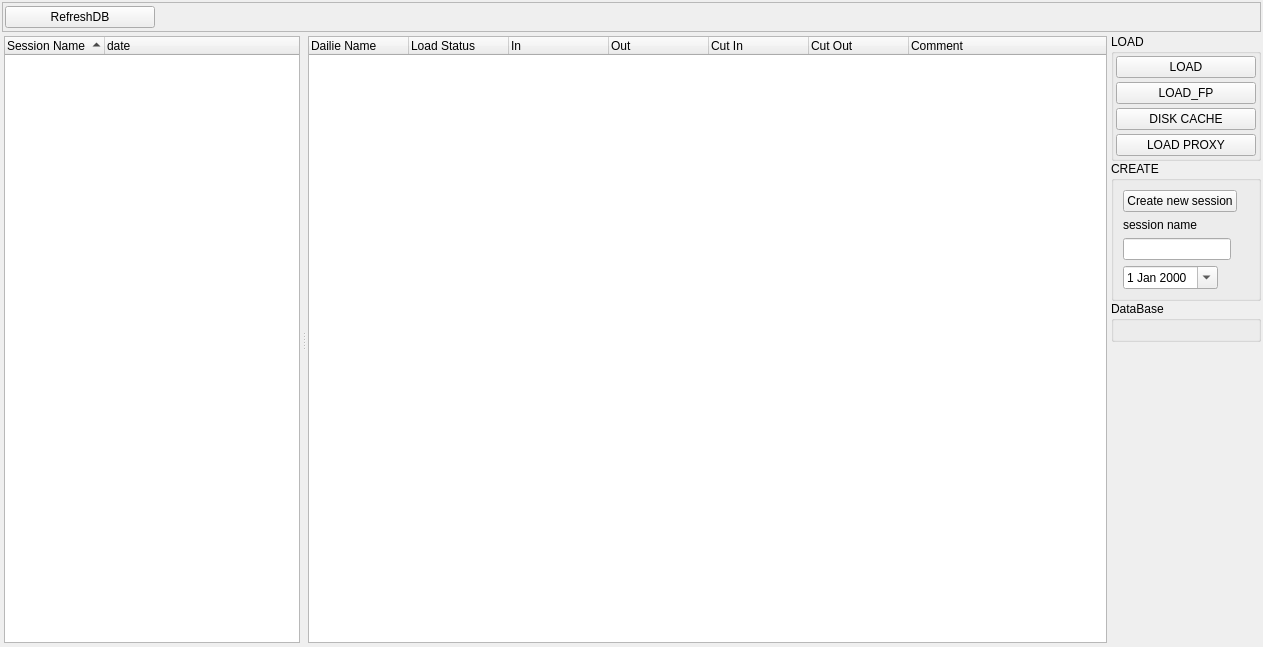
<?xml version="1.0" encoding="UTF-8"?>
<ui version="4.0">
 <class>Form</class>
 <widget class="QWidget" name="Form">
  <property name="geometry">
   <rect>
    <x>0</x>
    <y>0</y>
    <width>1263</width>
    <height>647</height>
   </rect>
  </property>
  <property name="windowTitle">
   <string>Form</string>
  </property>
  <layout class="QVBoxLayout" name="verticalLayout_10">
   <property name="spacing">
    <number>2</number>
   </property>
   <property name="margin">
    <number>2</number>
   </property>
   <item>
    <layout class="QVBoxLayout" name="verticalLayout_7">
     <item>
      <widget class="QFrame" name="frame">
       <property name="maximumSize">
        <size>
         <width>16777215</width>
         <height>30</height>
        </size>
       </property>
       <property name="frameShape">
        <enum>QFrame::StyledPanel</enum>
       </property>
       <property name="frameShadow">
        <enum>QFrame::Raised</enum>
       </property>
       <layout class="QHBoxLayout" name="horizontalLayout">
        <property name="spacing">
         <number>2</number>
        </property>
        <property name="margin">
         <number>2</number>
        </property>
        <item>
         <widget class="QPushButton" name="refreshDB_pushButton">
          <property name="maximumSize">
           <size>
            <width>150</width>
            <height>16777215</height>
           </size>
          </property>
          <property name="text">
           <string>RefreshDB</string>
          </property>
         </widget>
        </item>
        <item>
         <widget class="QWidget" name="widget_6" native="true"/>
        </item>
       </layout>
      </widget>
     </item>
     <item>
      <widget class="QWidget" name="widget" native="true">
       <layout class="QHBoxLayout" name="horizontalLayout_2">
        <property name="spacing">
         <number>2</number>
        </property>
        <property name="margin">
         <number>0</number>
        </property>
        <item>
         <widget class="QWidget" name="widget_3" native="true">
          <layout class="QVBoxLayout" name="verticalLayout_5">
           <property name="spacing">
            <number>0</number>
           </property>
           <property name="margin">
            <number>0</number>
           </property>
           <item>
            <widget class="QSplitter" name="splitter_2">
             <property name="orientation">
              <enum>Qt::Horizontal</enum>
             </property>
             <widget class="QWidget" name="widget_4" native="true">
              <property name="maximumSize">
               <size>
                <width>300</width>
                <height>16777215</height>
               </size>
              </property>
              <layout class="QVBoxLayout" name="verticalLayout_3">
               <property name="spacing">
                <number>2</number>
               </property>
               <property name="margin">
                <number>2</number>
               </property>
               <item>
                <widget class="QTreeWidget" name="SessionSelectTreeWidget">
                 <property name="tabKeyNavigation">
                  <bool>true</bool>
                 </property>
                 <property name="alternatingRowColors">
                  <bool>true</bool>
                 </property>
                 <property name="itemsExpandable">
                  <bool>false</bool>
                 </property>
                 <property name="sortingEnabled">
                  <bool>true</bool>
                 </property>
                 <property name="animated">
                  <bool>true</bool>
                 </property>
                 <property name="allColumnsShowFocus">
                  <bool>true</bool>
                 </property>
                 <property name="wordWrap">
                  <bool>true</bool>
                 </property>
                 <column>
                  <property name="text">
                   <string>Session Name</string>
                  </property>
                 </column>
                 <column>
                  <property name="text">
                   <string>date</string>
                  </property>
                 </column>
                </widget>
               </item>
              </layout>
             </widget>
             <widget class="QWidget" name="widget_5" native="true">
              <layout class="QVBoxLayout" name="verticalLayout_6">
               <property name="spacing">
                <number>2</number>
               </property>
               <property name="margin">
                <number>2</number>
               </property>
               <item>
                <widget class="QTreeWidget" name="SessionTimeLine">
                 <property name="tabKeyNavigation">
                  <bool>true</bool>
                 </property>
                 <property name="dragEnabled">
                  <bool>true</bool>
                 </property>
                 <property name="dragDropOverwriteMode">
                  <bool>false</bool>
                 </property>
                 <property name="dragDropMode">
                  <enum>QAbstractItemView::InternalMove</enum>
                 </property>
                 <property name="alternatingRowColors">
                  <bool>true</bool>
                 </property>
                 <property name="uniformRowHeights">
                  <bool>true</bool>
                 </property>
                 <property name="itemsExpandable">
                  <bool>false</bool>
                 </property>
                 <property name="sortingEnabled">
                  <bool>false</bool>
                 </property>
                 <property name="animated">
                  <bool>true</bool>
                 </property>
                 <property name="allColumnsShowFocus">
                  <bool>true</bool>
                 </property>
                 <column>
                  <property name="text">
                   <string>Dailie Name</string>
                  </property>
                 </column>
                 <column>
                  <property name="text">
                   <string>Load Status</string>
                  </property>
                 </column>
                 <column>
                  <property name="text">
                   <string>In</string>
                  </property>
                 </column>
                 <column>
                  <property name="text">
                   <string>Out</string>
                  </property>
                 </column>
                 <column>
                  <property name="text">
                   <string>Cut In</string>
                  </property>
                 </column>
                 <column>
                  <property name="text">
                   <string>Cut Out</string>
                  </property>
                 </column>
                 <column>
                  <property name="text">
                   <string>Comment</string>
                  </property>
                 </column>
                </widget>
               </item>
              </layout>
             </widget>
            </widget>
           </item>
          </layout>
         </widget>
        </item>
        <item>
         <widget class="QWidget" name="widget_2" native="true">
          <property name="maximumSize">
           <size>
            <width>150</width>
            <height>16777215</height>
           </size>
          </property>
          <layout class="QVBoxLayout" name="verticalLayout_2">
           <property name="spacing">
            <number>0</number>
           </property>
           <property name="margin">
            <number>0</number>
           </property>
           <item>
            <layout class="QFormLayout" name="formLayout">
             <property name="fieldGrowthPolicy">
              <enum>QFormLayout::AllNonFixedFieldsGrow</enum>
             </property>
             <item row="0" column="1">
              <widget class="QGroupBox" name="LoadGroupBox">
               <property name="maximumSize">
                <size>
                 <width>16777215</width>
                 <height>16775</height>
                </size>
               </property>
               <property name="title">
                <string>LOAD</string>
               </property>
               <layout class="QVBoxLayout" name="verticalLayout_4">
                <property name="spacing">
                 <number>4</number>
                </property>
                <property name="margin">
                 <number>2</number>
                </property>
                <item>
                 <widget class="QPushButton" name="LoadPushButton">
                  <property name="text">
                   <string>LOAD</string>
                  </property>
                 </widget>
                </item>
                <item>
                 <widget class="QPushButton" name="LoadFpPushButton">
                  <property name="text">
                   <string>LOAD_FP</string>
                  </property>
                 </widget>
                </item>
                <item>
                 <widget class="QPushButton" name="DiskCachePushButton">
                  <property name="text">
                   <string>DISK CACHE</string>
                  </property>
                 </widget>
                </item>
                <item>
                 <widget class="QPushButton" name="pushButton_2">
                  <property name="text">
                   <string>LOAD PROXY</string>
                  </property>
                 </widget>
                </item>
               </layout>
              </widget>
             </item>
             <item row="1" column="1">
              <widget class="QGroupBox" name="SessionGroupbox">
               <property name="title">
                <string>CREATE</string>
               </property>
               <layout class="QFormLayout" name="formLayout_2">
                <item row="0" column="0">
                 <widget class="QPushButton" name="pushButton">
                  <property name="text">
                   <string>Create new session</string>
                  </property>
                 </widget>
                </item>
                <item row="3" column="0">
                 <widget class="QDateEdit" name="dateEdit">
                  <property name="calendarPopup">
                   <bool>true</bool>
                  </property>
                  <property name="currentSectionIndex">
                   <number>0</number>
                  </property>
                 </widget>
                </item>
                <item row="2" column="0">
                 <widget class="QLineEdit" name="lineEdit"/>
                </item>
                <item row="1" column="0">
                 <widget class="QLabel" name="label">
                  <property name="text">
                   <string>session name</string>
                  </property>
                 </widget>
                </item>
               </layout>
              </widget>
             </item>
             <item row="2" column="1">
              <widget class="QGroupBox" name="groupBox">
               <property name="title">
                <string>DataBase</string>
               </property>
               <layout class="QFormLayout" name="formLayout_3">
                <property name="fieldGrowthPolicy">
                 <enum>QFormLayout::AllNonFixedFieldsGrow</enum>
                </property>
               </layout>
              </widget>
             </item>
            </layout>
           </item>
          </layout>
         </widget>
        </item>
       </layout>
      </widget>
     </item>
    </layout>
   </item>
  </layout>
 </widget>
 <resources/>
 <connections>
  <connection>
   <sender>refreshDB_pushButton</sender>
   <signal>clicked()</signal>
   <receiver>Form</receiver>
   <slot>refreshCal()</slot>
   <hints>
    <hint type="sourcelabel">
     <x>80</x>
     <y>17</y>
    </hint>
    <hint type="destinationlabel">
     <x>631</x>
     <y>323</y>
    </hint>
   </hints>
  </connection>
 </connections>
 <slots>
  <slot>refreshCal()</slot>
 </slots>
</ui>
